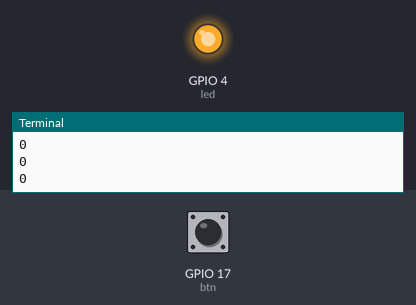
Bench run of a program on a simulated Raspberry Pi (BCM pin numbers). On the bench: output pins drawn as LEDs (lit = HIGH), the last lines printed to the terminal. Dashed ring = blinking. The inputs (shaded band) are chosen by the test bench; at power-on: GPIO 17 (btn) LOW.

Above: at 1.2 s.
1.3 s: GPIO 17 (btn) pulled HIGH for 1 s
At 1.62 s:
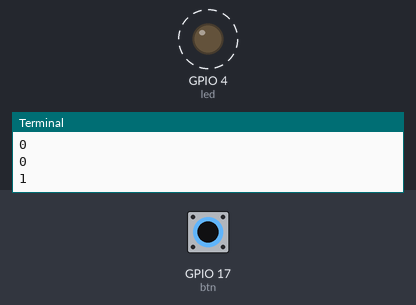
3.8 s: GPIO 17 (btn) pulled HIGH for 0.15 s
At 5.0 s:
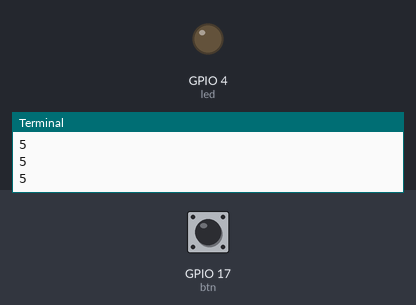
5.5 s: GPIO 17 (btn) pulled HIGH for 3.2 s
At 9.9 s:
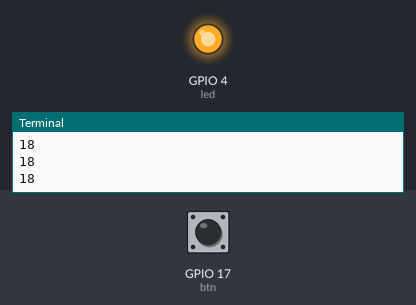
Timing chart, 0 to 11.4 s (numbered marks = the images above; inputs shaded):
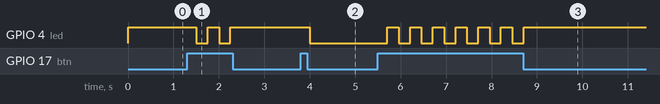

Measured:
- after the input at 1.3 s, GPIO 4 (led): alternates HIGH for 0.25 s and LOW for 0.25 s, 4 changes in all, then stays HIGH, starting after 0.20 s
- after the input at 3.8 s, GPIO 4 (led): HIGH → LOW after 0.21 s
- after the input at 5.5 s, GPIO 4 (led): alternates HIGH for 0.25 s and LOW for 0.25 s, 13 changes in all, then stays HIGH, starting after 0.21 s

The program:

holdledwithbutton.py
```python
'''
    this code keeps led on untill the button is pressed again modifying it is almost same as modifying arduino code but keep in mind of gpio pins
    connect your push button with a +3.3v , a resistor of 3.3 K ohm going to grnd and oine point to GPIO pin 17
    connect led with 220ohm resistance to common grnd and other otput to GPIO pin 4
'''
import RPi.GPIO as GPIO
import time
GPIO.setmode(GPIO.BCM)
led=4;btn=17
GPIO.setup(led,GPIO.OUT)
GPIO.setup(btn,GPIO.IN)
count=0
try:
    while True:
        if GPIO.input(btn)==GPIO.HIGH:
           count+=1
           time.sleep(.2)
        print(count)
        if count%2==0:
            GPIO.output(led,GPIO.HIGH)
        else:
            GPIO.output(led,GPIO.LOW)
        time.sleep(.05)

    GPIO.cleanup()
except:
    GPIO.cleanup()
```
